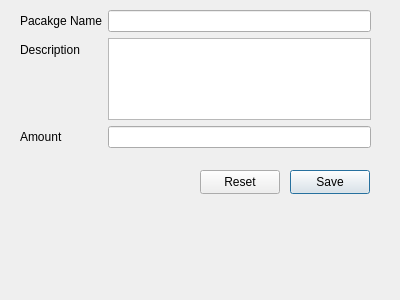
<?xml version="1.0" encoding="UTF-8"?>
<ui version="4.0">
 <class>AddPackage</class>
 <widget class="QDialog" name="AddPackage">
  <property name="windowModality">
   <enum>Qt::WindowModal</enum>
  </property>
  <property name="geometry">
   <rect>
    <x>0</x>
    <y>0</y>
    <width>400</width>
    <height>300</height>
   </rect>
  </property>
  <property name="maximumSize">
   <size>
    <width>400</width>
    <height>300</height>
   </size>
  </property>
  <property name="windowTitle">
   <string>AddPackage</string>
  </property>
  <widget class="QWidget" name="formLayoutWidget">
   <property name="geometry">
    <rect>
     <x>20</x>
     <y>10</y>
     <width>351</width>
     <height>138</height>
    </rect>
   </property>
   <layout class="QFormLayout" name="formLayout">
    <item row="0" column="1">
     <widget class="QLineEdit" name="txtPackageName"/>
    </item>
    <item row="0" column="0">
     <widget class="QLabel" name="PackageName">
      <property name="text">
       <string>Pacakge Name</string>
      </property>
     </widget>
    </item>
    <item row="1" column="0">
     <widget class="QLabel" name="Description">
      <property name="text">
       <string>Description</string>
      </property>
     </widget>
    </item>
    <item row="1" column="1">
     <widget class="QTextEdit" name="txtDescription"/>
    </item>
    <item row="2" column="0">
     <widget class="QLabel" name="Amount">
      <property name="text">
       <string>Amount</string>
      </property>
     </widget>
    </item>
    <item row="2" column="1">
     <widget class="QLineEdit" name="txtAmount"/>
    </item>
   </layout>
  </widget>
  <widget class="QPushButton" name="btnSave">
   <property name="geometry">
    <rect>
     <x>290</x>
     <y>170</y>
     <width>80</width>
     <height>24</height>
    </rect>
   </property>
   <property name="text">
    <string>Save</string>
   </property>
  </widget>
  <widget class="QPushButton" name="btnReset">
   <property name="geometry">
    <rect>
     <x>200</x>
     <y>170</y>
     <width>80</width>
     <height>24</height>
    </rect>
   </property>
   <property name="text">
    <string>Reset</string>
   </property>
  </widget>
 </widget>
 <resources/>
 <connections/>
</ui>
